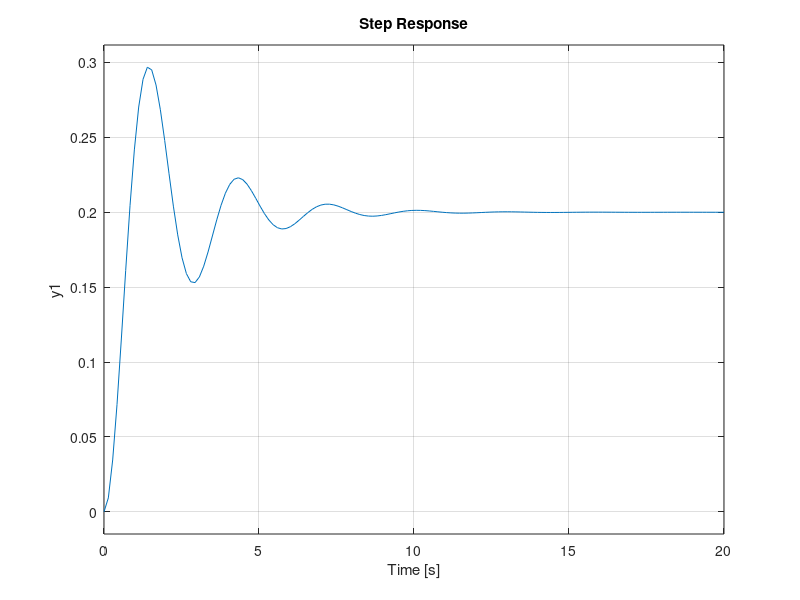
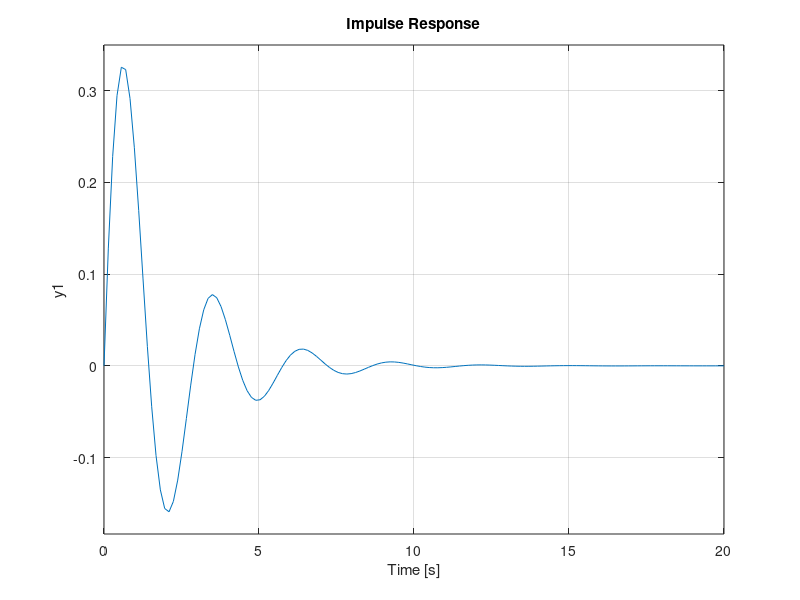

MATLAB code to generate these figures, in order:
m=1;
k=5;
b=1;
num =[1];
den=[m b k];
sys =tf(num,den);
subplot(2,1,1)
step(sys)
subplot(2,1,2)
step(sys,20)
figure();
impulse(sys)